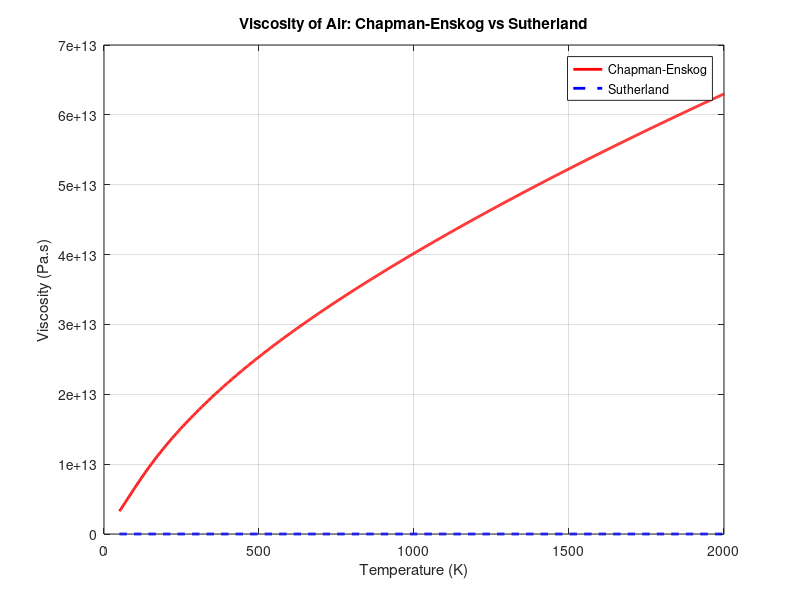

The MATLAB script that drew this image:
% MATLAB script to compare Chapman-Enskog and Sutherland viscosity for air
clc;
clear;

% Constants for Chapman-Enskog method
M = 28.97; % molecular weight of air (g/mol)
sigma = 3.711e-10; % molecular diameter of air (m)
epsilon_k = 97; % characteristic temperature for air (K)
R = 8314.5; % universal gas constant (J/kmol.K)

% Constants for Sutherland method
mu0 = 1.716e-5; % reference viscosity in Pa.s
T0 = 273.15; % reference temperature in K
S = 110.4; % Sutherland constant in K

% Temperature range
T = linspace(50, 2000, 1000); % temperature from 50 K to 2000 K

% Chapman-Enskog viscosity calculation
% Function for the collision integral (approximation as a function of T)
Omega = @(T) 1.16145 * (T/epsilon_k).^(-0.14874) + 0.52487 * exp(-0.7732 * T/epsilon_k) ...
            + 2.16178 * exp(-2.43787 * T/epsilon_k);

mu_Chapman = 2.669e-8 * sqrt(M * T) ./ (sigma^2 * Omega(T)); % viscosity in Pa.s

% Sutherland viscosity calculation
mu_Sutherland = mu0 * (T / T0).^(3/2) .* (T0 + S) ./ (T + S);

% Plot the results
figure;
plot(T, mu_Chapman, 'r', 'LineWidth', 2);
hold on;
plot(T, mu_Sutherland, 'b--', 'LineWidth', 2);
xlabel('Temperature (K)');
ylabel('Viscosity (Pa.s)');
title('Viscosity of Air: Chapman-Enskog vs Sutherland');
legend('Chapman-Enskog', 'Sutherland');
grid on;

% Display final viscosities for reference at different temperatures
disp('Chapman-Enskog vs Sutherland viscosity comparison:');
fprintf('T (K)   \t Chapman-Enskog (Pa.s)   \t Sutherland (Pa.s)\n');
for i = [50, 300, 1000, 2000]
    fprintf('%4d \t %1.3e \t\t %1.3e\n', i, interp1(T, mu_Chapman, i), interp1(T, mu_Sutherland, i));
end
